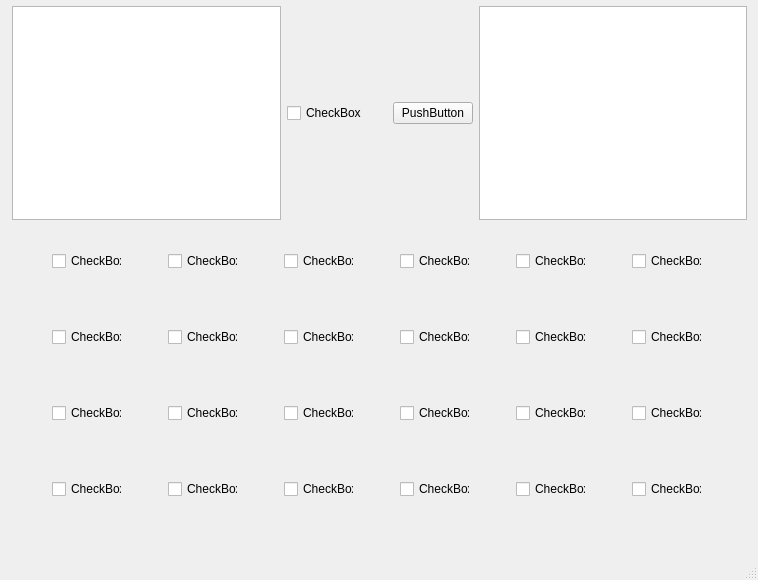
<?xml version="1.0" encoding="UTF-8"?>
<ui version="4.0">
 <class>MainWindow</class>
 <widget class="QMainWindow" name="MainWindow">
  <property name="geometry">
   <rect>
    <x>0</x>
    <y>0</y>
    <width>758</width>
    <height>580</height>
   </rect>
  </property>
  <property name="windowTitle">
   <string>MainWindow</string>
  </property>
  <widget class="QWidget" name="centralwidget">
   <widget class="QWidget" name="verticalLayoutWidget">
    <property name="geometry">
     <rect>
      <x>12</x>
      <y>6</y>
      <width>735</width>
      <height>518</height>
     </rect>
    </property>
    <layout class="QGridLayout" name="gridLayout_2">
     <item row="1" column="0">
      <layout class="QGridLayout" name="gridLayout">
       <property name="sizeConstraint">
        <enum>QLayout::SetDefaultConstraint</enum>
       </property>
       <item row="1" column="1">
        <widget class="QCheckBox" name="cb_08">
         <property name="sizePolicy">
          <sizepolicy hsizetype="Fixed" vsizetype="Fixed">
           <horstretch>0</horstretch>
           <verstretch>0</verstretch>
          </sizepolicy>
         </property>
         <property name="minimumSize">
          <size>
           <width>70</width>
           <height>70</height>
          </size>
         </property>
         <property name="maximumSize">
          <size>
           <width>70</width>
           <height>70</height>
          </size>
         </property>
         <property name="text">
          <string>CheckBox</string>
         </property>
        </widget>
       </item>
       <item row="3" column="1">
        <widget class="QCheckBox" name="cb_20">
         <property name="sizePolicy">
          <sizepolicy hsizetype="Fixed" vsizetype="Fixed">
           <horstretch>0</horstretch>
           <verstretch>0</verstretch>
          </sizepolicy>
         </property>
         <property name="minimumSize">
          <size>
           <width>70</width>
           <height>70</height>
          </size>
         </property>
         <property name="maximumSize">
          <size>
           <width>70</width>
           <height>70</height>
          </size>
         </property>
         <property name="text">
          <string>CheckBox</string>
         </property>
        </widget>
       </item>
       <item row="3" column="2">
        <widget class="QCheckBox" name="cb_21">
         <property name="sizePolicy">
          <sizepolicy hsizetype="Fixed" vsizetype="Fixed">
           <horstretch>0</horstretch>
           <verstretch>0</verstretch>
          </sizepolicy>
         </property>
         <property name="minimumSize">
          <size>
           <width>70</width>
           <height>70</height>
          </size>
         </property>
         <property name="maximumSize">
          <size>
           <width>70</width>
           <height>70</height>
          </size>
         </property>
         <property name="text">
          <string>CheckBox</string>
         </property>
        </widget>
       </item>
       <item row="2" column="4">
        <widget class="QCheckBox" name="cb_17">
         <property name="sizePolicy">
          <sizepolicy hsizetype="Fixed" vsizetype="Fixed">
           <horstretch>0</horstretch>
           <verstretch>0</verstretch>
          </sizepolicy>
         </property>
         <property name="minimumSize">
          <size>
           <width>70</width>
           <height>70</height>
          </size>
         </property>
         <property name="maximumSize">
          <size>
           <width>70</width>
           <height>70</height>
          </size>
         </property>
         <property name="text">
          <string>CheckBox</string>
         </property>
        </widget>
       </item>
       <item row="1" column="3">
        <widget class="QCheckBox" name="cb_10">
         <property name="sizePolicy">
          <sizepolicy hsizetype="Fixed" vsizetype="Fixed">
           <horstretch>0</horstretch>
           <verstretch>0</verstretch>
          </sizepolicy>
         </property>
         <property name="minimumSize">
          <size>
           <width>70</width>
           <height>70</height>
          </size>
         </property>
         <property name="maximumSize">
          <size>
           <width>70</width>
           <height>70</height>
          </size>
         </property>
         <property name="text">
          <string>CheckBox</string>
         </property>
        </widget>
       </item>
       <item row="3" column="5">
        <widget class="QCheckBox" name="cb_24">
         <property name="sizePolicy">
          <sizepolicy hsizetype="Fixed" vsizetype="Fixed">
           <horstretch>0</horstretch>
           <verstretch>0</verstretch>
          </sizepolicy>
         </property>
         <property name="minimumSize">
          <size>
           <width>70</width>
           <height>70</height>
          </size>
         </property>
         <property name="maximumSize">
          <size>
           <width>70</width>
           <height>70</height>
          </size>
         </property>
         <property name="focusPolicy">
          <enum>Qt::NoFocus</enum>
         </property>
         <property name="text">
          <string>CheckBox</string>
         </property>
        </widget>
       </item>
       <item row="3" column="3">
        <widget class="QCheckBox" name="cb_22">
         <property name="sizePolicy">
          <sizepolicy hsizetype="Fixed" vsizetype="Fixed">
           <horstretch>0</horstretch>
           <verstretch>0</verstretch>
          </sizepolicy>
         </property>
         <property name="minimumSize">
          <size>
           <width>70</width>
           <height>70</height>
          </size>
         </property>
         <property name="maximumSize">
          <size>
           <width>70</width>
           <height>70</height>
          </size>
         </property>
         <property name="text">
          <string>CheckBox</string>
         </property>
        </widget>
       </item>
       <item row="1" column="0">
        <widget class="QCheckBox" name="cb_07">
         <property name="sizePolicy">
          <sizepolicy hsizetype="Fixed" vsizetype="Fixed">
           <horstretch>0</horstretch>
           <verstretch>0</verstretch>
          </sizepolicy>
         </property>
         <property name="minimumSize">
          <size>
           <width>70</width>
           <height>70</height>
          </size>
         </property>
         <property name="maximumSize">
          <size>
           <width>70</width>
           <height>70</height>
          </size>
         </property>
         <property name="text">
          <string>CheckBox</string>
         </property>
        </widget>
       </item>
       <item row="2" column="3">
        <widget class="QCheckBox" name="cb_16">
         <property name="sizePolicy">
          <sizepolicy hsizetype="Fixed" vsizetype="Fixed">
           <horstretch>0</horstretch>
           <verstretch>0</verstretch>
          </sizepolicy>
         </property>
         <property name="minimumSize">
          <size>
           <width>70</width>
           <height>70</height>
          </size>
         </property>
         <property name="maximumSize">
          <size>
           <width>70</width>
           <height>70</height>
          </size>
         </property>
         <property name="text">
          <string>CheckBox</string>
         </property>
        </widget>
       </item>
       <item row="1" column="2">
        <widget class="QCheckBox" name="cb_09">
         <property name="sizePolicy">
          <sizepolicy hsizetype="Fixed" vsizetype="Fixed">
           <horstretch>0</horstretch>
           <verstretch>0</verstretch>
          </sizepolicy>
         </property>
         <property name="minimumSize">
          <size>
           <width>70</width>
           <height>70</height>
          </size>
         </property>
         <property name="maximumSize">
          <size>
           <width>70</width>
           <height>70</height>
          </size>
         </property>
         <property name="text">
          <string>CheckBox</string>
         </property>
        </widget>
       </item>
       <item row="0" column="2">
        <widget class="QCheckBox" name="cb_03">
         <property name="sizePolicy">
          <sizepolicy hsizetype="Fixed" vsizetype="Fixed">
           <horstretch>0</horstretch>
           <verstretch>0</verstretch>
          </sizepolicy>
         </property>
         <property name="minimumSize">
          <size>
           <width>70</width>
           <height>70</height>
          </size>
         </property>
         <property name="maximumSize">
          <size>
           <width>70</width>
           <height>70</height>
          </size>
         </property>
         <property name="text">
          <string>CheckBox</string>
         </property>
        </widget>
       </item>
       <item row="2" column="2">
        <widget class="QCheckBox" name="cb_14">
         <property name="sizePolicy">
          <sizepolicy hsizetype="Fixed" vsizetype="Fixed">
           <horstretch>0</horstretch>
           <verstretch>0</verstretch>
          </sizepolicy>
         </property>
         <property name="minimumSize">
          <size>
           <width>70</width>
           <height>70</height>
          </size>
         </property>
         <property name="maximumSize">
          <size>
           <width>70</width>
           <height>70</height>
          </size>
         </property>
         <property name="text">
          <string>CheckBox</string>
         </property>
        </widget>
       </item>
       <item row="3" column="4">
        <widget class="QCheckBox" name="cb_23">
         <property name="sizePolicy">
          <sizepolicy hsizetype="Fixed" vsizetype="Fixed">
           <horstretch>0</horstretch>
           <verstretch>0</verstretch>
          </sizepolicy>
         </property>
         <property name="minimumSize">
          <size>
           <width>70</width>
           <height>70</height>
          </size>
         </property>
         <property name="maximumSize">
          <size>
           <width>70</width>
           <height>70</height>
          </size>
         </property>
         <property name="text">
          <string>CheckBox</string>
         </property>
        </widget>
       </item>
       <item row="2" column="1">
        <widget class="QCheckBox" name="cb_15">
         <property name="sizePolicy">
          <sizepolicy hsizetype="Fixed" vsizetype="Fixed">
           <horstretch>0</horstretch>
           <verstretch>0</verstretch>
          </sizepolicy>
         </property>
         <property name="minimumSize">
          <size>
           <width>70</width>
           <height>70</height>
          </size>
         </property>
         <property name="maximumSize">
          <size>
           <width>70</width>
           <height>70</height>
          </size>
         </property>
         <property name="text">
          <string>CheckBox</string>
         </property>
        </widget>
       </item>
       <item row="0" column="1">
        <widget class="QCheckBox" name="cb_02">
         <property name="sizePolicy">
          <sizepolicy hsizetype="Fixed" vsizetype="Fixed">
           <horstretch>0</horstretch>
           <verstretch>0</verstretch>
          </sizepolicy>
         </property>
         <property name="minimumSize">
          <size>
           <width>70</width>
           <height>70</height>
          </size>
         </property>
         <property name="maximumSize">
          <size>
           <width>70</width>
           <height>70</height>
          </size>
         </property>
         <property name="text">
          <string>CheckBox</string>
         </property>
        </widget>
       </item>
       <item row="0" column="3">
        <widget class="QCheckBox" name="cb_04">
         <property name="sizePolicy">
          <sizepolicy hsizetype="Fixed" vsizetype="Fixed">
           <horstretch>0</horstretch>
           <verstretch>0</verstretch>
          </sizepolicy>
         </property>
         <property name="minimumSize">
          <size>
           <width>70</width>
           <height>70</height>
          </size>
         </property>
         <property name="maximumSize">
          <size>
           <width>70</width>
           <height>70</height>
          </size>
         </property>
         <property name="text">
          <string>CheckBox</string>
         </property>
        </widget>
       </item>
       <item row="0" column="0">
        <widget class="QCheckBox" name="cb_01">
         <property name="sizePolicy">
          <sizepolicy hsizetype="Fixed" vsizetype="Fixed">
           <horstretch>0</horstretch>
           <verstretch>0</verstretch>
          </sizepolicy>
         </property>
         <property name="minimumSize">
          <size>
           <width>70</width>
           <height>70</height>
          </size>
         </property>
         <property name="maximumSize">
          <size>
           <width>70</width>
           <height>70</height>
          </size>
         </property>
         <property name="text">
          <string>CheckBox</string>
         </property>
        </widget>
       </item>
       <item row="1" column="4">
        <widget class="QCheckBox" name="cb_11">
         <property name="sizePolicy">
          <sizepolicy hsizetype="Fixed" vsizetype="Fixed">
           <horstretch>0</horstretch>
           <verstretch>0</verstretch>
          </sizepolicy>
         </property>
         <property name="minimumSize">
          <size>
           <width>70</width>
           <height>70</height>
          </size>
         </property>
         <property name="maximumSize">
          <size>
           <width>70</width>
           <height>70</height>
          </size>
         </property>
         <property name="text">
          <string>CheckBox</string>
         </property>
        </widget>
       </item>
       <item row="2" column="5">
        <widget class="QCheckBox" name="cb_18">
         <property name="sizePolicy">
          <sizepolicy hsizetype="Fixed" vsizetype="Fixed">
           <horstretch>0</horstretch>
           <verstretch>0</verstretch>
          </sizepolicy>
         </property>
         <property name="minimumSize">
          <size>
           <width>70</width>
           <height>70</height>
          </size>
         </property>
         <property name="maximumSize">
          <size>
           <width>70</width>
           <height>70</height>
          </size>
         </property>
         <property name="text">
          <string>CheckBox</string>
         </property>
        </widget>
       </item>
       <item row="1" column="5">
        <widget class="QCheckBox" name="cb_12">
         <property name="sizePolicy">
          <sizepolicy hsizetype="Fixed" vsizetype="Fixed">
           <horstretch>0</horstretch>
           <verstretch>0</verstretch>
          </sizepolicy>
         </property>
         <property name="minimumSize">
          <size>
           <width>70</width>
           <height>70</height>
          </size>
         </property>
         <property name="maximumSize">
          <size>
           <width>70</width>
           <height>70</height>
          </size>
         </property>
         <property name="text">
          <string>CheckBox</string>
         </property>
        </widget>
       </item>
       <item row="0" column="4">
        <widget class="QCheckBox" name="cb_05">
         <property name="sizePolicy">
          <sizepolicy hsizetype="Fixed" vsizetype="Fixed">
           <horstretch>0</horstretch>
           <verstretch>0</verstretch>
          </sizepolicy>
         </property>
         <property name="minimumSize">
          <size>
           <width>70</width>
           <height>70</height>
          </size>
         </property>
         <property name="maximumSize">
          <size>
           <width>70</width>
           <height>70</height>
          </size>
         </property>
         <property name="text">
          <string>CheckBox</string>
         </property>
        </widget>
       </item>
       <item row="0" column="5">
        <widget class="QCheckBox" name="cb_06">
         <property name="sizePolicy">
          <sizepolicy hsizetype="Fixed" vsizetype="Fixed">
           <horstretch>0</horstretch>
           <verstretch>0</verstretch>
          </sizepolicy>
         </property>
         <property name="minimumSize">
          <size>
           <width>70</width>
           <height>70</height>
          </size>
         </property>
         <property name="maximumSize">
          <size>
           <width>70</width>
           <height>70</height>
          </size>
         </property>
         <property name="text">
          <string>CheckBox</string>
         </property>
        </widget>
       </item>
       <item row="2" column="0">
        <widget class="QCheckBox" name="cb_13">
         <property name="sizePolicy">
          <sizepolicy hsizetype="Fixed" vsizetype="Fixed">
           <horstretch>0</horstretch>
           <verstretch>0</verstretch>
          </sizepolicy>
         </property>
         <property name="minimumSize">
          <size>
           <width>70</width>
           <height>70</height>
          </size>
         </property>
         <property name="maximumSize">
          <size>
           <width>70</width>
           <height>70</height>
          </size>
         </property>
         <property name="text">
          <string>CheckBox</string>
         </property>
        </widget>
       </item>
       <item row="3" column="0">
        <widget class="QCheckBox" name="cb_19">
         <property name="sizePolicy">
          <sizepolicy hsizetype="Fixed" vsizetype="Fixed">
           <horstretch>0</horstretch>
           <verstretch>0</verstretch>
          </sizepolicy>
         </property>
         <property name="minimumSize">
          <size>
           <width>70</width>
           <height>70</height>
          </size>
         </property>
         <property name="maximumSize">
          <size>
           <width>70</width>
           <height>70</height>
          </size>
         </property>
         <property name="text">
          <string>CheckBox</string>
         </property>
        </widget>
       </item>
      </layout>
     </item>
     <item row="0" column="0">
      <layout class="QHBoxLayout" name="horizontalLayout">
       <item>
        <widget class="QListView" name="lv_questions"/>
       </item>
       <item>
        <widget class="QCheckBox" name="cb_person">
         <property name="sizePolicy">
          <sizepolicy hsizetype="Fixed" vsizetype="Fixed">
           <horstretch>0</horstretch>
           <verstretch>0</verstretch>
          </sizepolicy>
         </property>
         <property name="minimumSize">
          <size>
           <width>100</width>
           <height>100</height>
          </size>
         </property>
         <property name="maximumSize">
          <size>
           <width>100</width>
           <height>100</height>
          </size>
         </property>
         <property name="text">
          <string>CheckBox</string>
         </property>
        </widget>
       </item>
       <item>
        <widget class="QPushButton" name="btn_ask">
         <property name="text">
          <string>PushButton</string>
         </property>
        </widget>
       </item>
       <item>
        <widget class="QListView" name="lv_answers"/>
       </item>
      </layout>
     </item>
    </layout>
   </widget>
   <zorder>verticalLayoutWidget</zorder>
   <zorder>gridLayoutWidget</zorder>
   <zorder>lv_questions</zorder>
  </widget>
  <widget class="QMenuBar" name="menubar">
   <property name="geometry">
    <rect>
     <x>0</x>
     <y>0</y>
     <width>758</width>
     <height>27</height>
    </rect>
   </property>
  </widget>
  <widget class="QStatusBar" name="statusbar"/>
 </widget>
 <resources/>
 <connections/>
</ui>
